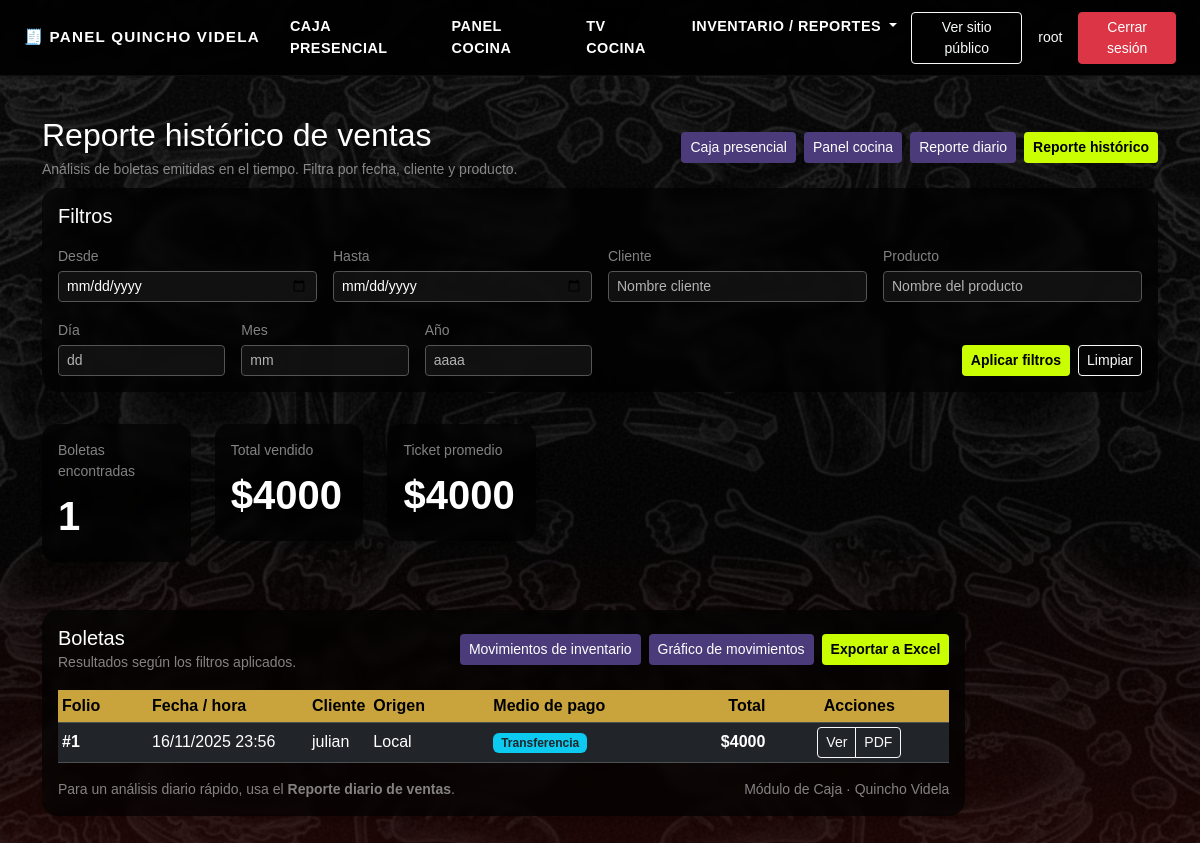
The page /caja/reportes/ventas/ (signed in) on the database as committed earlier.
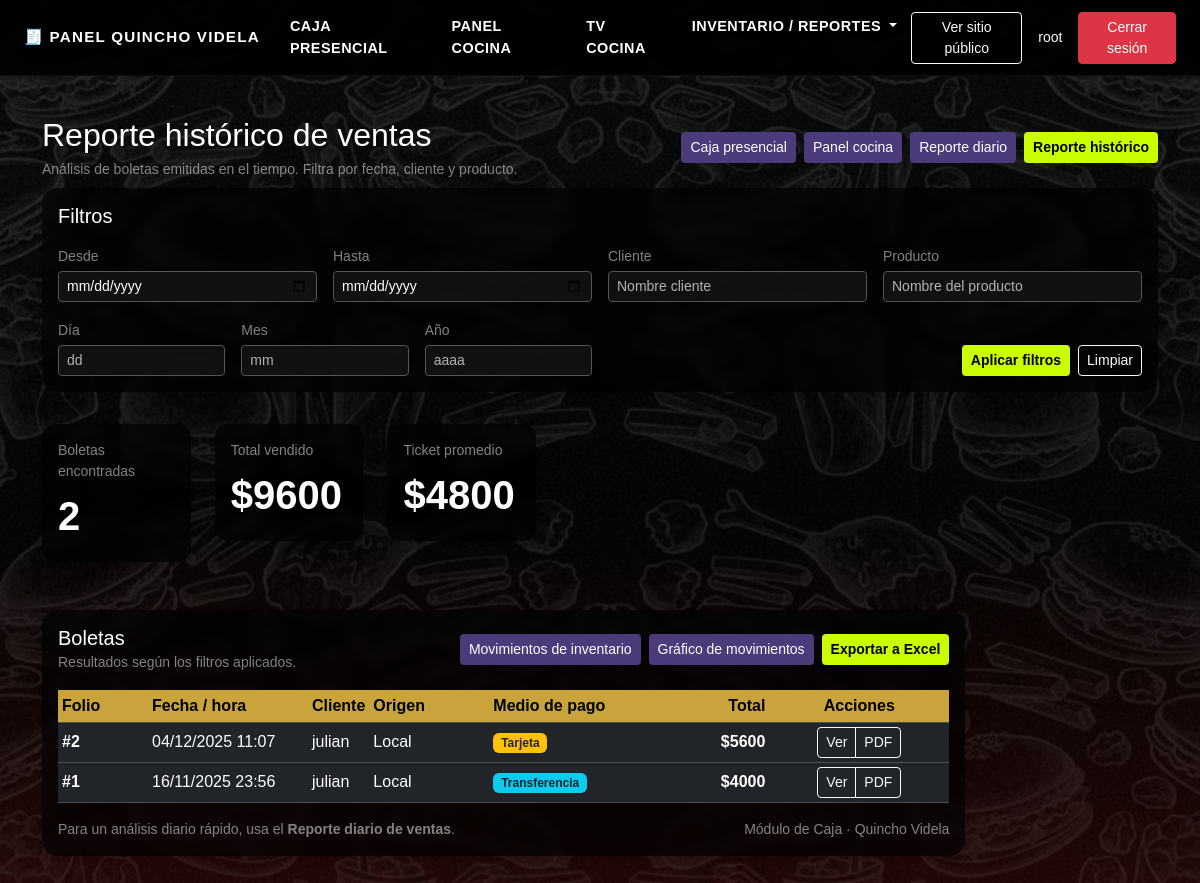
The same page on the database as committed later.
### caja/models.py (models this page shows, shortened)
class Pedido(models.Model):
    ORIGEN_CHOICES = [
        ("web", "Web"),
        ("local", "Local"),
    ]
    ESTADO_CHOICES = [
        ("pendiente", "Pendiente"),
        ("en_cocina", "En cocina"),
        ("listo", "Listo"),
        ("entregado", "Entregado"),
        ("cancelado", "Cancelado"),
    ]
    FORMA_PAGO_CHOICES = [
        ("efectivo", "Efectivo"),
        ("transferencia", "Transferencia"),
        ("tarjeta", "Tarjetas"),
    ]
    TIPO_ENTREGA_CHOICES = [
        ("retiro", "Retiro"),
        ("reparto", "Reparto"),
    ]
    origen = models.CharField(max_length=10, choices=ORIGEN_CHOICES)
    canal = models.CharField(
        max_length=20,
        default="mostrador",
        help_text="mostrador, web, delivery, etc.",
    )
    estado = models.CharField(
        max_length=20,
        choices=ESTADO_CHOICES,
        default="pendiente",
    )
    nombre_cliente = models.CharField(max_length=150, blank=True, null=True)
    telefono = models.CharField(max_length=50, blank=True, null=True)
    direccion = models.CharField(max_length=255, blank=True, null=True)
    forma_pago = models.CharField(
        max_length=20,
        choices=FORMA_PAGO_CHOICES,
        blank=True,
        null=True,
    )
    tipo_entrega = models.CharField(
        max_length=20,
        choices=TIPO_ENTREGA_CHOICES,
        blank=True,
        null=True,
    )
    total_manual = models.DecimalField(
        max_digits=10,
        decimal_places=2,
        default=0,
        help_text="Total escrito en caja (opcional).",
    )
    visible_en_cocina = models.BooleanField(
        default=True,
        help_text="Solo los pedidos visibles aparecerán en la pantalla de cocina.",
    )
    creado_en = models.DateTimeField(auto_now_add=True)
    actualizado_en = models.DateTimeField(auto_now=True)
    nota = models.TextField(blank=True)
    class Meta:
        ordering = ["-creado_en"]
    @property
    def total(self) -> Decimal:
        agg = self.detalles.aggregate(total=models.Sum("subtotal"))
        if agg["total"]:
            return agg["total"]
        return self.total_manual or Decimal("0")

class Boleta(models.Model):
    pedido = models.OneToOneField(
        Pedido,
        on_delete=models.CASCADE,
        related_name="boleta",
    )
    folio = models.IntegerField(unique=True)
    monto_total = models.DecimalField(max_digits=10, decimal_places=2)
    metodo_pago = models.CharField(max_length=30, default="efectivo")
    fecha_emision = models.DateTimeField(default=timezone.now)
    class Meta:
        ordering = ["-fecha_emision"]

### caja/views.py (the view)
@login_required
def reporte_ventas(request):
    qs = Pedido.objects.select_related("boleta").filter(boleta__isnull=False)
    f_desde = request.GET.get("desde") or ""
    f_hasta = request.GET.get("hasta") or ""
    f_cliente = request.GET.get("cliente") or ""
    f_producto = request.GET.get("producto") or ""
    f_dia = request.GET.get("dia") or ""
    f_mes = request.GET.get("mes") or ""
    f_anio = request.GET.get("anio") or ""
    if f_desde:
        qs = qs.filter(boleta__fecha_emision__date__gte=f_desde)
    if f_hasta:
        qs = qs.filter(boleta__fecha_emision__date__lte=f_hasta)
    if f_dia:
        qs = qs.filter(boleta__fecha_emision__day=f_dia)
    if f_mes:
        qs = qs.filter(boleta__fecha_emision__month=f_mes)
    if f_anio:
        qs = qs.filter(boleta__fecha_emision__year=f_anio)
    if f_cliente:
        qs = qs.filter(nombre_cliente__icontains=f_cliente)
    if f_producto:
        qs = qs.filter(detalles__nombre_producto__icontains=f_producto).distinct()
    qs = qs.order_by("-boleta__fecha_emision")
    total_boletas = qs.count()
    total_general = (
        qs.aggregate(suma=Sum("boleta__monto_total"))["suma"] or Decimal("0")
    )
    ticket_promedio = (
        (total_general / total_boletas) if total_boletas > 0 else Decimal("0")
    )
    contexto = {
        "pedidos": qs,
        "total_boletas": total_boletas,
        "total_general": total_general,
        "ticket_promedio": ticket_promedio,
        "f_desde": f_desde,
        "f_hasta": f_hasta,
        "f_cliente": f_cliente,
        "f_producto": f_producto,
        "f_dia": f_dia,
        "f_mes": f_mes,
        "f_anio": f_anio,
    }
    return render(request, "caja/reporte.html", contexto)

### caja/templates/caja/reporte.html (shortened to what the changed rows need)
{% extends "base.html" %}
{% block content %}
<div class="container mt-4 mb-5">
  <div class="d-flex justify-content-between align-items-center mb-3 flex-wrap gap-2">
    <div>
      <h2 class="text-white mb-1">Reporte histórico de ventas</h2>
    </div>
  <div class="row mb-4">
    <div class="col-md-4 mb-3">
      <div class="card border-0 shadow-sm"
           style="background:rgba(0,0,0,0.85);border-radius:14px;">
        <div class="card-body text-white">
          <div class="small text-white-50 mb-1">Boletas encontradas</div>
          <div class="fs-1 fw-semibold">{{ total_boletas }}</div>
        </div>
      </div>
    </div>
    <div class="col-md-4 mb-3">
      <div class="card border-0 shadow-sm"
           style="background:rgba(0,0,0,0.85);border-radius:14px;">
        <div class="card-body text-white">
          <div class="small text-white-50 mb-1">Total vendido</div>
          <div class="fs-1 fw-semibold">
            ${{ total_general|floatformat:0 }}
          </div>
        </div>
      </div>
    </div>
    <div class="col-md-4 mb-3">
      <div class="card border-0 shadow-sm"
           style="background:rgba(0,0,0,0.85);border-radius:14px;">
        <div class="card-body text-white">
          <div class="small text-white-50 mb-1">Ticket promedio</div>
          <div class="fs-1 fw-semibold">
            ${{ ticket_promedio|floatformat:0 }}
          </div>
        </div>
      </div>
    </div>
  </div>
  <div class="card border-0 shadow-sm"
       style="background:rgba(0,0,0,0.9);border-radius:16px;">
    <div class="card-body text-white">
      <div class="table-responsive">
        <table class="table table-sm table-dark table-hover align-middle mb-0">
          <thead class="align-middle" style="background:rgba(255,255,255,0.04);">
            <tr>
              <th style="width:90px;">Folio</th>
              <th style="width:160px;">Fecha / hora</th>
              <th>Cliente</th>
              <th style="width:120px;">Origen</th>
              <th style="width:140px;">Medio de pago</th>
              <th class="text-end" style="width:140px;">Total</th>
              <th class="text-center" style="width:180px;">Acciones</th>
            </tr>
          </thead>
          <tbody>
            {% for p in pedidos %}
              <tr>
                <td class="fw-semibold">
  {% if p.boleta %}
    #{{ p.boleta.folio }}
  {% else %}
    -
  {% endif %}
</td>
                <td class="text-white-50">
                  {{ p.creado_en|date:"d/m/Y H:i" }}
                </td>
                <td>
                  {{ p.nombre_cliente|default:"(Sin nombre)" }}
                </td>
                <td>
                  {{ p.get_origen_display }}
                </td>
                <td>
                  {% if p.forma_pago == "efectivo" %}
                    <span class="badge bg-success">Efectivo</span>
                  {% elif p.forma_pago == "transferencia" %}
                    <span class="badge bg-info text-dark">Transferencia</span>
                  {% elif p.forma_pago == "tarjeta" %}
                    <span class="badge bg-warning text-dark">Tarjeta</span>
                  {% else %}
                    <span class="badge bg-secondary">No definido</span>
                  {% endif %}
                </td>
                <td class="text-end fw-semibold">
                  ${{ p.total|floatformat:0 }}
                </td>
                <td class="text-center">
                  <div class="btn-group btn-group-sm" role="group">
                    <a href="{% url 'caja:caja_ver_boleta' p.id %}"
   class="btn btn-outline-light">
  Ver
</a>
<a href="{% url 'caja:boleta_pdf' p.id %}"
   class="btn btn-outline-light">
  PDF
</a>
                  </div>
                </td>
              </tr>
            {% empty %}
              <tr>
                <td colspan="7" class="text-center text-white-50 py-4">
                  No se encontraron ventas con los filtros seleccionados.
                </td>
              </tr>
            {% endfor %}
          </tbody>
        </table>
      </div>
    </div>
  </div>
</div>
{% endblock %}

Rows that differ between the two databases and show on the page:
added Pedido: boleta.folio "2", creado_en "04/12/2025 11:07", nombre_cliente "julian", origen "Local", forma_pago "Tarjeta", total "5600"
Other text that changed with them:
{{ total_boletas }}: "1" → "2"
{{ total_general|floatformat:0 }}: "4000" → "9600"
{{ ticket_promedio|floatformat:0 }}: "4000" → "4800"
